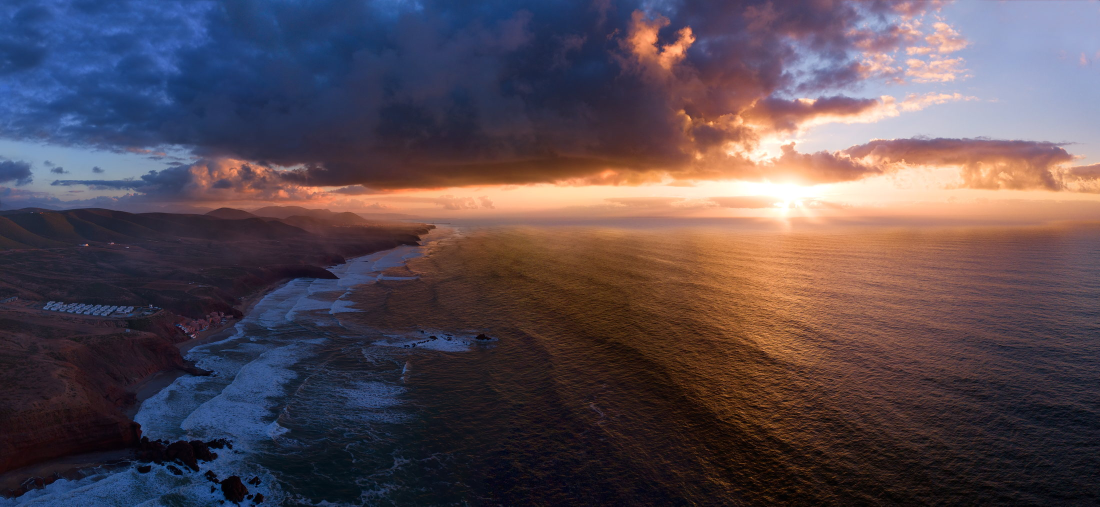
#> input picture assets/img/xaru/gen2/01_hero_v2.jpg, 2200 x 1013 px (shown at 1/2 size); its folder holds only this picture in this run
$ python tools_derivatives_gen2.py
#> lines starting #> are read from the running program, lines starting #| are printed output that depends on the picture
#!/usr/bin/env python3
"""Derivadas responsive para las fotografias de seccion (assets/img/xaru/gen2).

Las mismas fotos sirven de fondo de cabecera a pantalla completa y de imagen de
tarjeta a ~440 px. Servir el master de 1920 px en los dos sitios es lo que
llevaba la portada a 11,7 MB. Aqui se generan WebP y JPEG a 768/1280/1920 y el
generador elige el ancho segun el papel de cada imagen.
"""
import os, glob
from PIL import Image

WIDTHS = [768, 1280, 1920]
SRC = "assets/img/xaru/gen2"
OUT = "assets/img/xaru/gen2/r"

if __name__ == "__main__":
    os.makedirs(OUT, exist_ok=True)
    made = 0
    for p in sorted(glob.glob(SRC + "/*.jpg")):
        base = os.path.splitext(os.path.basename(p))[0]
        im = Image.open(p).convert("RGB")
#> im is the input picture: PIL image 2200x1013 RGB; mean R, G, B 87.1, 73.9, 82.6
        W, H = im.size
#> W = 2200; H = 1013
        for w in WIDTHS:
            # Si el master es mas estrecho que el ancho pedido no se inventa
            # resolucion: se escribe el master tal cual bajo ese nombre. Asi la
            # URL existe siempre y ninguna pagina se queda sin fondo por un 404.
            rs = im if w >= W else im.resize((w, round(H * w / W)), Image.LANCZOS)
            for ext, kw in (("avif", dict(quality=58)),
                            ("webp", dict(quality=78, method=6)),
                            ("jpg",  dict(quality=80, optimize=True, progressive=True))):
                out = "%s/%s-%d.%s" % (OUT, base, w, ext)
                rs.save(out, **kw)
                made += 1
#> this loop made 3 passes
#> pass 1, `rs = im if w >= W else im.resize((w, round(H * w / W)), Image.LANCZOS)`:
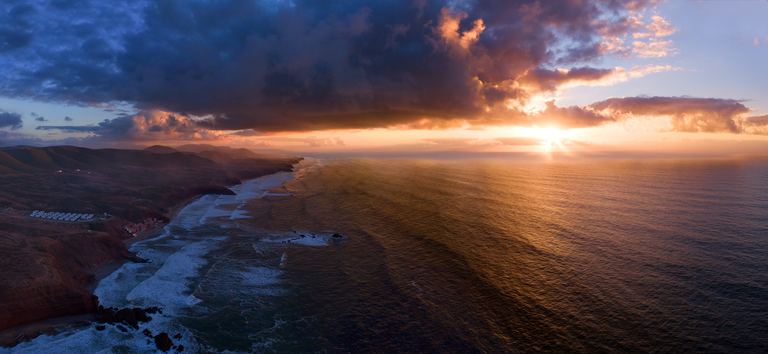
#> rs: PIL image 768x354 RGB; mean R, G, B 87.1, 74, 82.6
#> after the loop, made = 9
    print("derivadas gen2:", made)
#| derivadas gen2: 9

$ run again, on assets/img/xaru/gen2/05_hotel_project.jpg
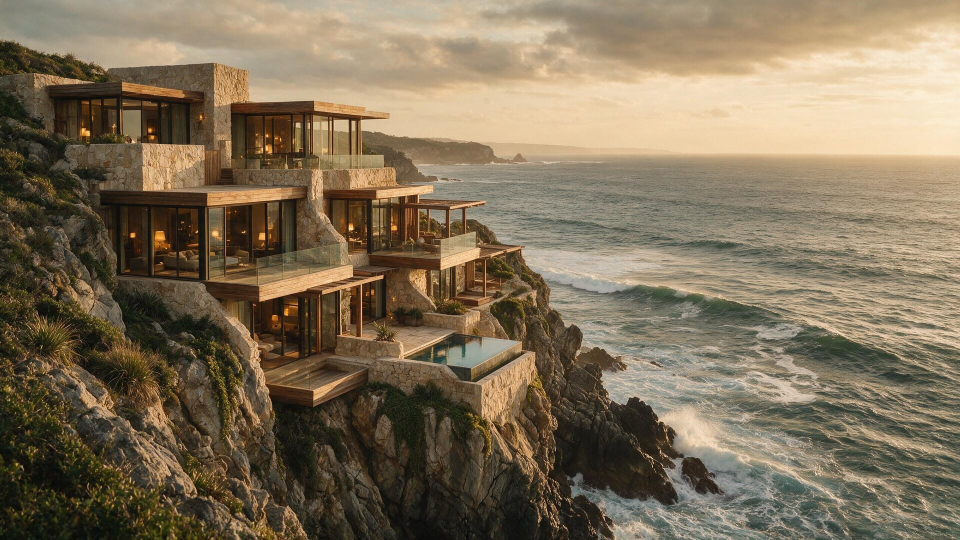
#> input picture assets/img/xaru/gen2/05_hotel_project.jpg, 1920 x 1080 px (shown at 1/2 size)
#> im is the input picture: PIL image 1920x1080 RGB; mean R, G, B 127.8, 112.7, 89
#> the loop `for w in WIDTHS:` made 3 passes
#> pass 1, `rs = im if w >= W else im.resize((w, round(H * w / W)), Image.LANCZOS)`:
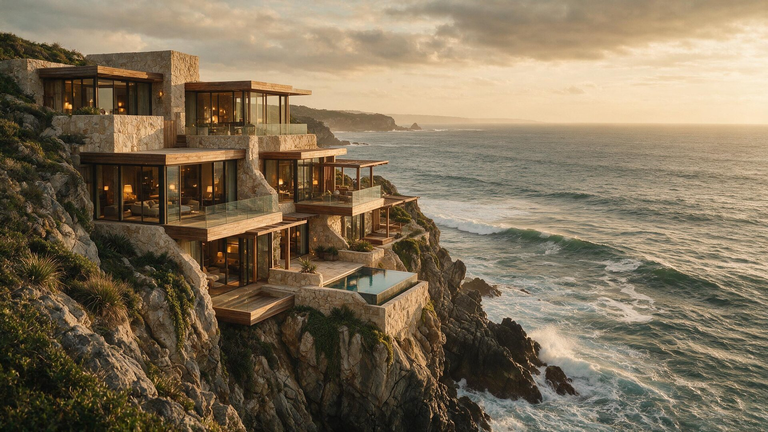
#> rs: PIL image 768x432 RGB; mean R, G, B 127.8, 112.7, 89
#> after the loop `for w in WIDTHS:`: made = 9
#| derivadas gen2: 9

$ run again, on assets/img/xaru/gen2/06_masterplan_ashima.jpg
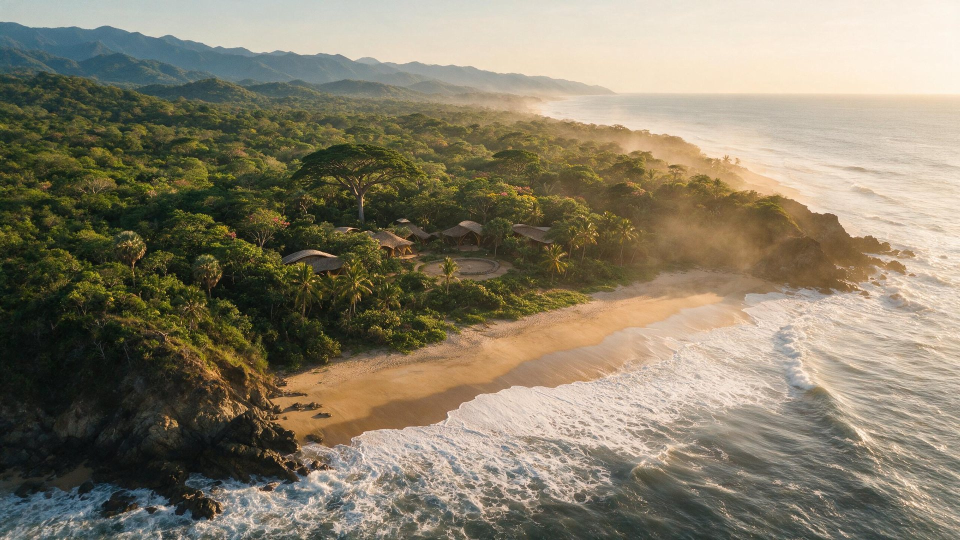
#> input picture assets/img/xaru/gen2/06_masterplan_ashima.jpg, 1920 x 1080 px (shown at 1/2 size)
#> im is the input picture: PIL image 1920x1080 RGB; mean R, G, B 134.8, 126.1, 105.6
#> the loop `for w in WIDTHS:` made 3 passes
#> pass 1, `rs = im if w >= W else im.resize((w, round(H * w / W)), Image.LANCZOS)`:
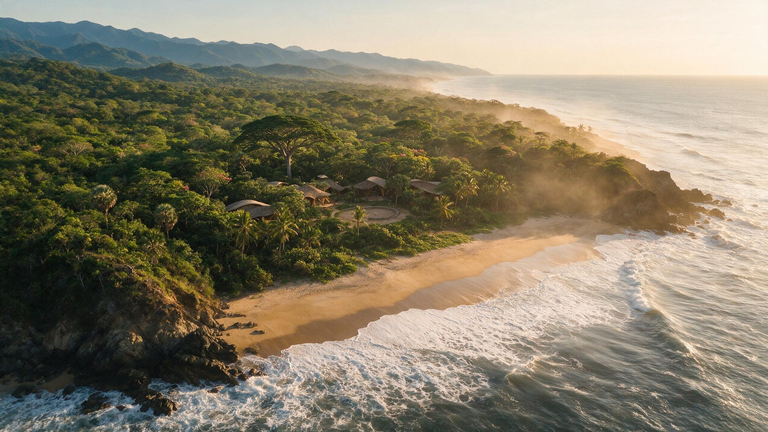
#> rs: PIL image 768x432 RGB; mean R, G, B 134.8, 126.1, 105.6
#> after the loop `for w in WIDTHS:`: made = 9
#| derivadas gen2: 9

$ run again, on assets/img/xaru/gen2/06b_ashima_pavilion.jpg
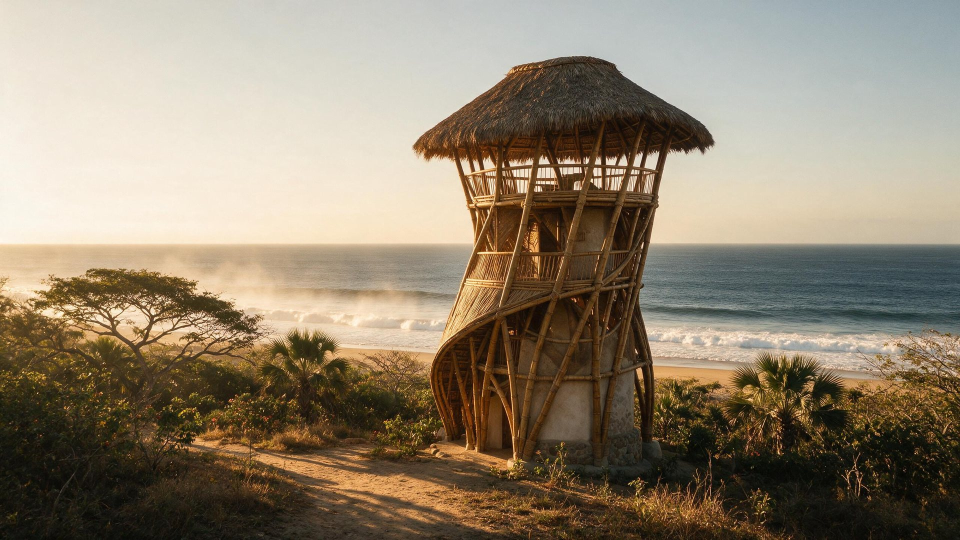
#> input picture assets/img/xaru/gen2/06b_ashima_pavilion.jpg, 1920 x 1080 px (shown at 1/2 size)
#> im is the input picture: PIL image 1920x1080 RGB; mean R, G, B 144.1, 131.1, 111.5
#> the loop `for w in WIDTHS:` made 3 passes
#> pass 1, `rs = im if w >= W else im.resize((w, round(H * w / W)), Image.LANCZOS)`:
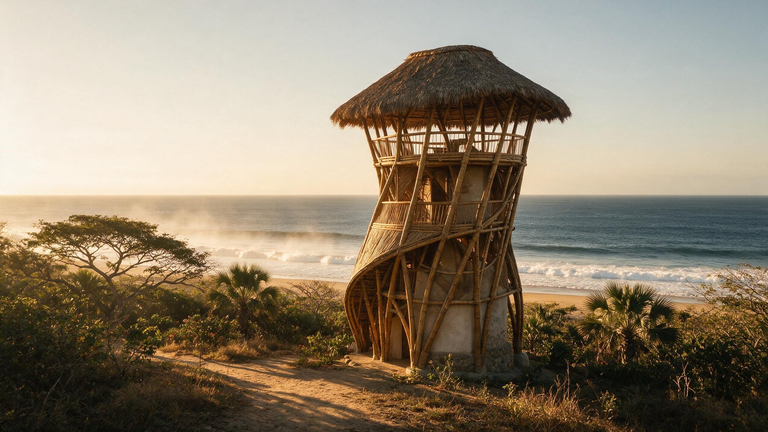
#> rs: PIL image 768x432 RGB; mean R, G, B 144.1, 131.1, 111.5
#> after the loop `for w in WIDTHS:`: made = 9
#| derivadas gen2: 9

$ run again, on assets/img/xaru/gen2/02_island_rd.jpg
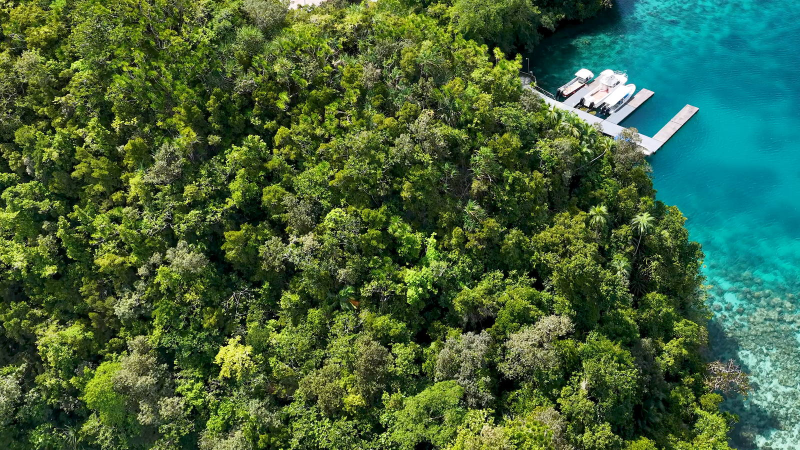
#> input picture assets/img/xaru/gen2/02_island_rd.jpg, 1600 x 900 px (shown at 1/2 size)
#> im is the input picture: PIL image 1600x900 RGB; mean R, G, B 67, 99.2, 59.5
#> the loop `for w in WIDTHS:` made 3 passes
#> pass 1, `rs = im if w >= W else im.resize((w, round(H * w / W)), Image.LANCZOS)`:
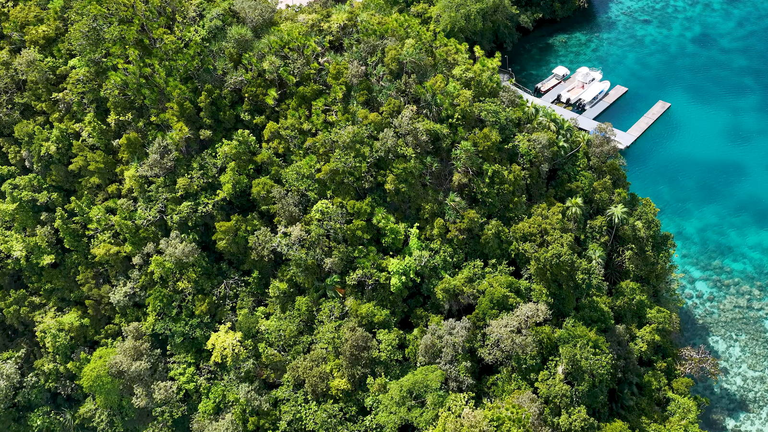
#> rs: PIL image 768x432 RGB; mean R, G, B 67, 99.2, 59.6
#> pass 2, `rs = im if w >= W else im.resize((w, round(H * w / W)), Image.LANCZOS)`:
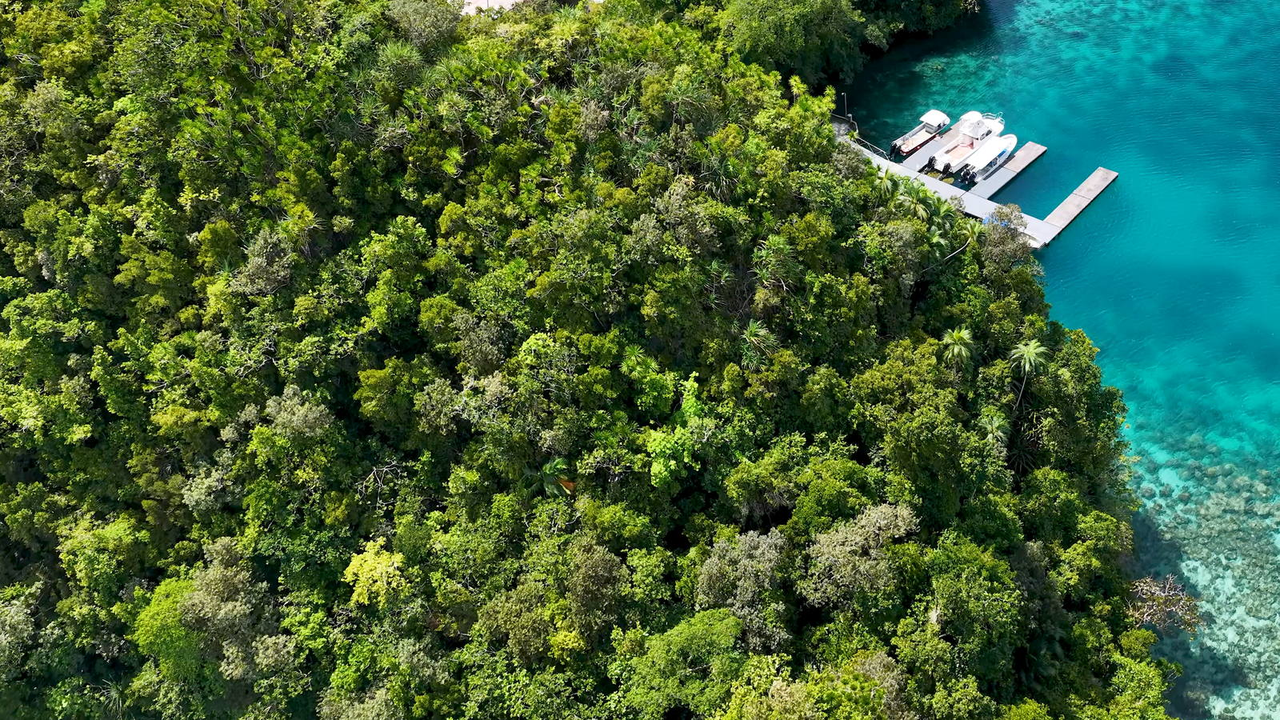
#> rs: PIL image 1280x720 RGB; mean R, G, B 67, 99.2, 59.8
#> after the loop `for w in WIDTHS:`: made = 9
#| derivadas gen2: 9
